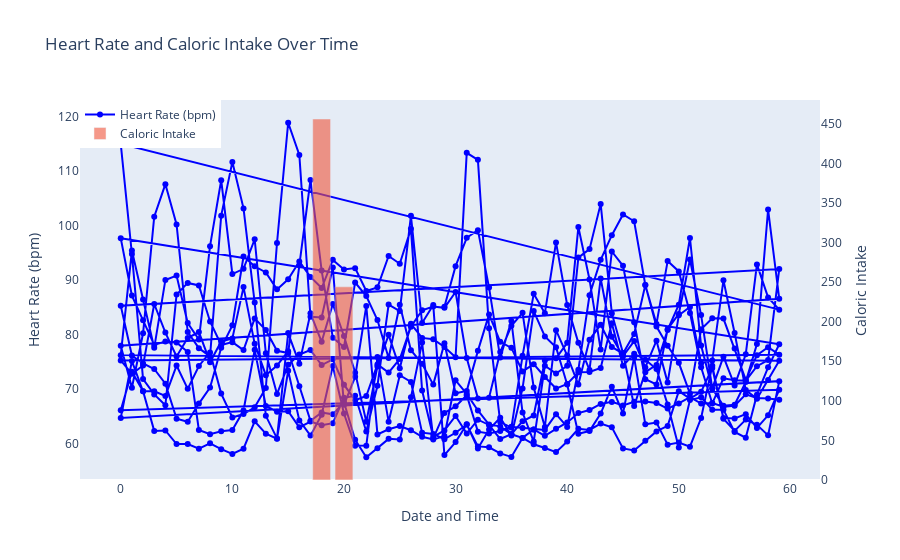

Here is the notebook cell this chart was saved with:
### Code cell
# Create the figure
fig = go.Figure()

# Add heart rate as a line plot
fig.add_trace(go.Scatter(
    x=dayonehr["minute"], 
    y=dayonehr["hr"], 
    mode='lines+markers',
    name='Heart Rate (bpm)',
    line=dict(color='blue')
))

# Add calorie intake as a bar chart
fig.add_trace(go.Bar(
    x=dayonefood["time"], 
    y=dayonefood["calorie"], 
    name='Caloric Intake',
    yaxis='y2',
    opacity=0.6
))

# Update layout to use dual y-axes
fig.update_layout(
    title="Heart Rate and Caloric Intake Over Time",
    xaxis=dict(title="Date and Time"),
    yaxis=dict(title="Heart Rate (bpm)", side="left", showgrid=False),
    yaxis2=dict(title="Caloric Intake", overlaying="y", side="right", showgrid=False),
    legend=dict(x=0, y=1),
    barmode="overlay"
)

# Show interactive plot
fig.show()

### Figure 1 — Plotly figure (JSON) as saved in the notebook; plotly's stock layout.template omitted (floating-point values rounded to 4 significant figures; data arrays with more than 128 entries replaced by an {"elided": "..."} marker saying what was removed)
{"data": [{"line": {"color": "blue"}, "mode": "lines+markers", "name": "Heart Rate (bpm)", "type": "scatter", "x": {"elided": "511 int values"}, "y": {"elided": "511 float values"}}, {"name": "Caloric Intake", "opacity": 0.6, "type": "bar", "x": [18, 20], "y": [456, 244], "yaxis": "y2"}], "layout": {"barmode": "overlay", "legend": {"x": 0, "y": 1}, "title": {"text": "Heart Rate and Caloric Intake Over Time"}, "xaxis": {"title": {"text": "Date and Time"}}, "yaxis": {"showgrid": false, "side": "left", "title": {"text": "Heart Rate (bpm)"}}, "yaxis2": {"overlaying": "y", "showgrid": false, "side": "right", "title": {"text": "Caloric Intake"}}}}
